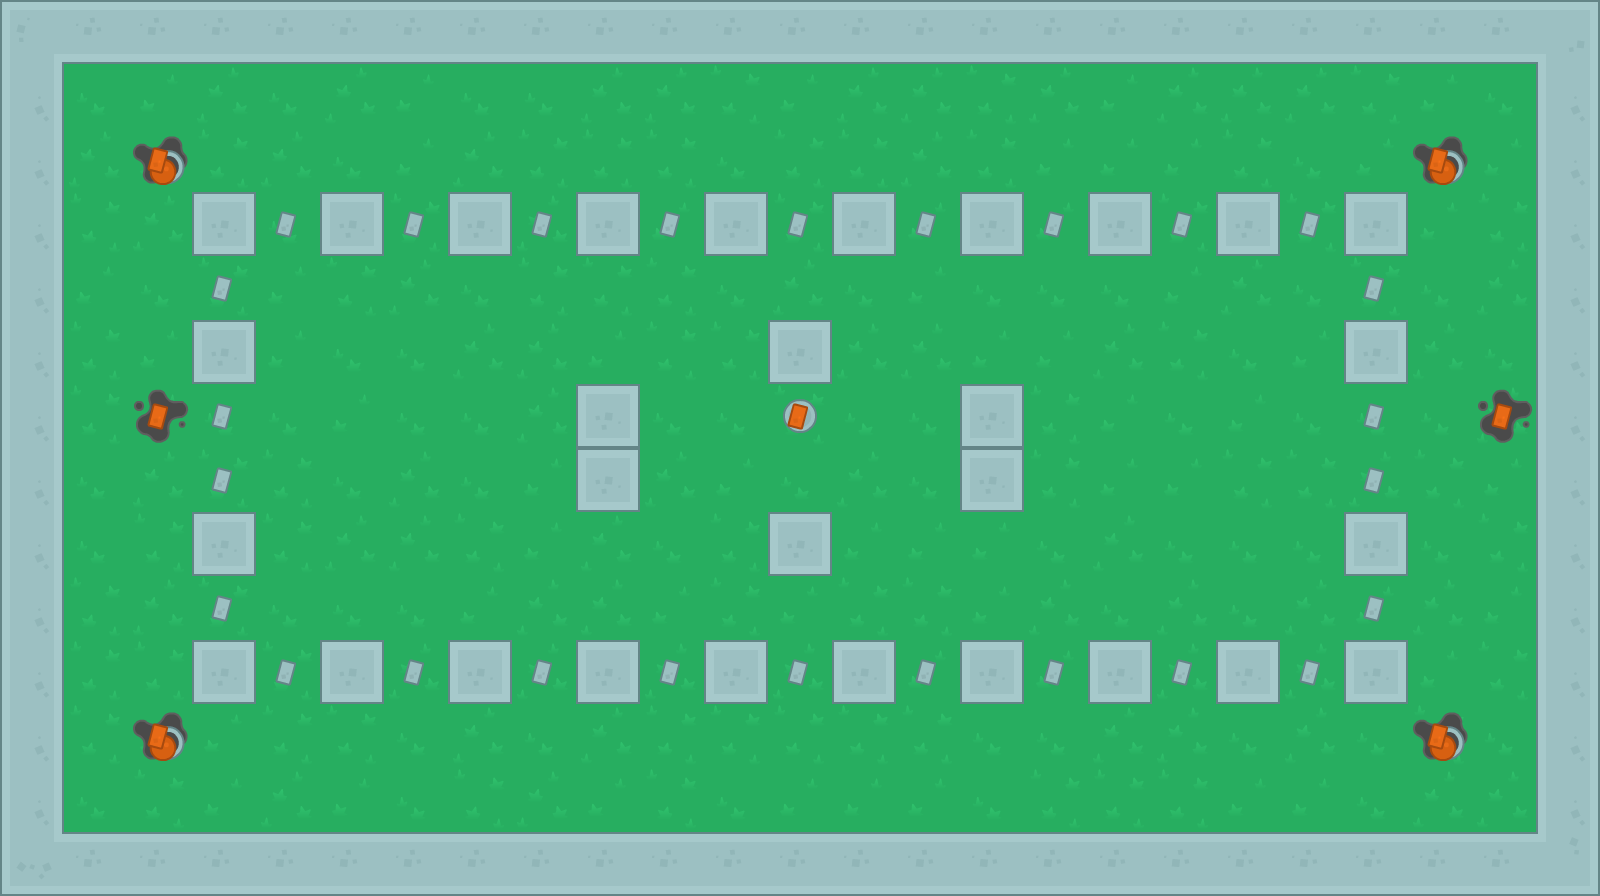

A 2D game scene composited from a Tiled map and its tileset images. What follows is a short description and the map's XML, with each tile layer's data collapsed to a summary:
An orthogonal 25x14 tile map with 64x64 px tiles, 10 tile layers (Grass, Floors, Doors, Player, ...).

<map version="1.0" tiledversion="1.1.5" orientation="orthogonal" renderorder="right-down" width="25" height="14" tilewidth="64" tileheight="64" infinite="0" nextobjectid="1">
 <tileset firstgid="1" name="tilesheet_complete" tilewidth="64" tileheight="64" tilecount="540" columns="27">
  <image source="tilesets/tilesheet_complete.png" width="1728" height="1280" />
 </tileset>
 <layer name="Grass" width="25" height="14">
  <data>[350 cells, 350 non-empty, 4 distinct tile ids]</data>
 </layer>
 <layer name="Floors" width="25" height="14">
  <data>[350 cells, 0 non-empty, 0 distinct tile ids]</data>
 </layer>
 <layer name="Doors" width="25" height="14">
  <data>[350 cells, 0 non-empty, 0 distinct tile ids]</data>
 </layer>
 <layer name="Player" width="25" height="14">
  <data>[350 cells, 1 non-empty, 1 distinct tile ids]</data>
 </layer>
 <layer name="EnemiesStationary" width="25" height="14">
  <data>[350 cells, 0 non-empty, 0 distinct tile ids]</data>
 </layer>
 <layer name="EnemiesVertical" width="25" height="14">
  <data>[350 cells, 2 non-empty, 1 distinct tile ids]</data>
 </layer>
 <layer name="EnemiesHorizontal" width="25" height="14">
  <data>[350 cells, 4 non-empty, 1 distinct tile ids]</data>
 </layer>
 <layer name="Pistols" width="25" height="14">
  <data>[350 cells, 26 non-empty, 1 distinct tile ids]</data>
 </layer>
 <layer name="MachineGuns" width="25" height="14">
  <data>[350 cells, 7 non-empty, 1 distinct tile ids]</data>
 </layer>
 <layer name="Walls" width="25" height="14">
  <data>[350 cells, 104 non-empty, 7 distinct tile ids]</data>
 </layer>
</map>
